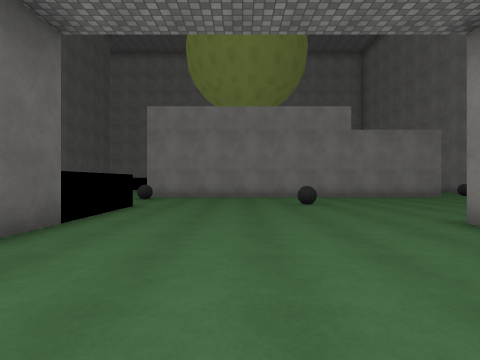
[1] (above)

16 first-person views from a walk through a scene from a Unity 3-D project. The camera is 1.3 m above the floor, looks level and sees 80° across. The floor is counted in squares, 2 m on a side. Each view is taken from the middle of a square. On the plan, view 1 faces up. The plan holds only what a view shows up to about 9 squares ahead; the rest is blank. The place goes on beyond the plan. The player is left out. Surface patterns are stand-ins for the level's own textures.

[2]
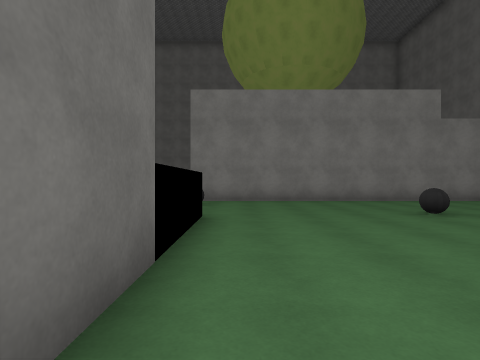

[3]
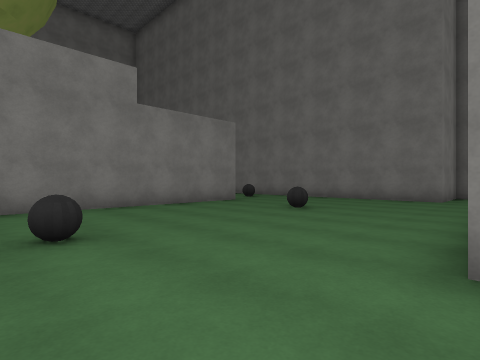

[4]
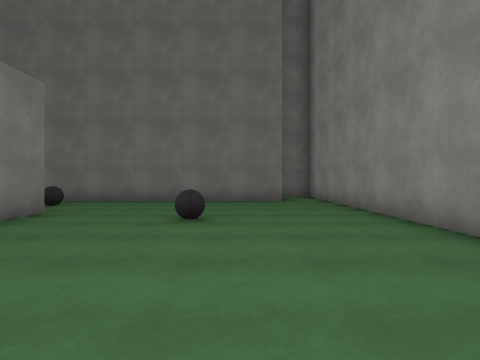

[5]
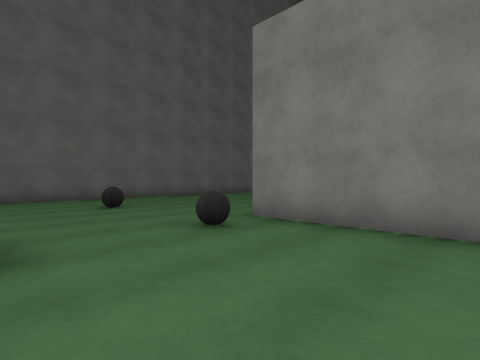

[6]
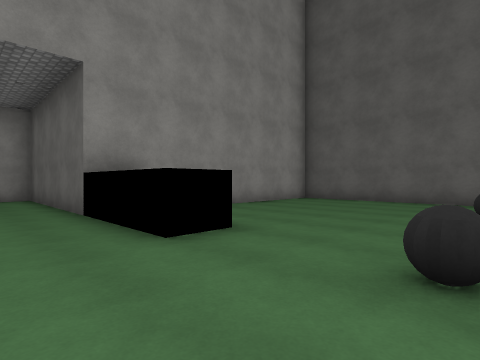

[7]
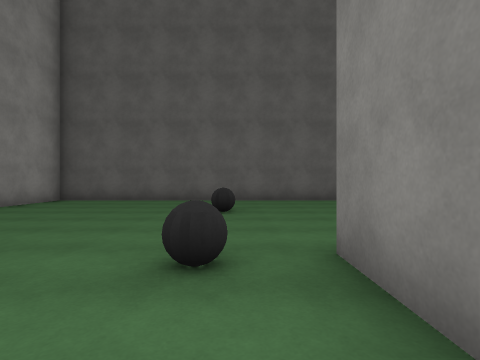

[8]
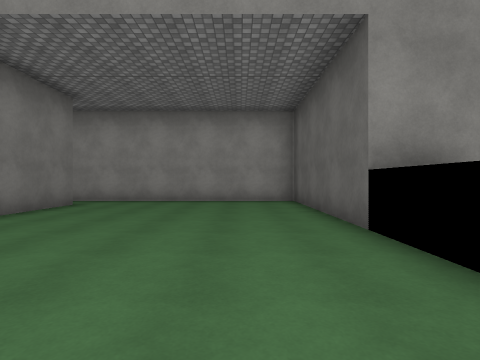

[9]
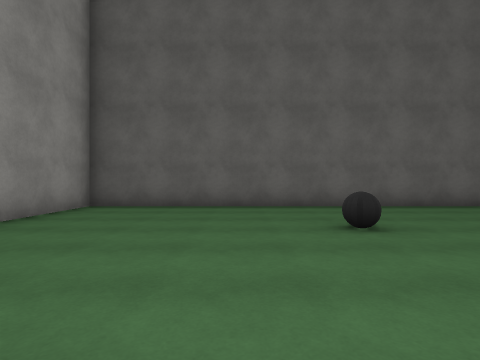

[10]
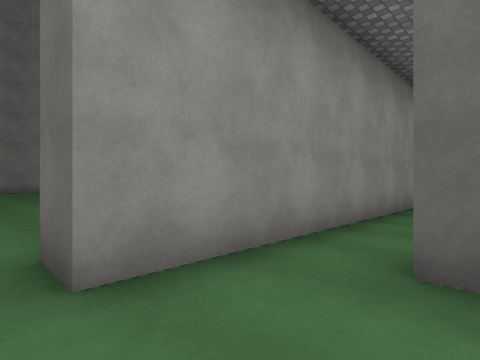

[11]
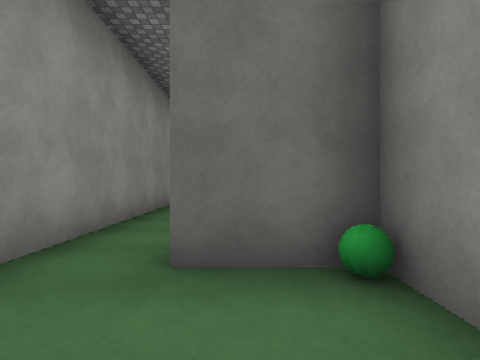

[12]
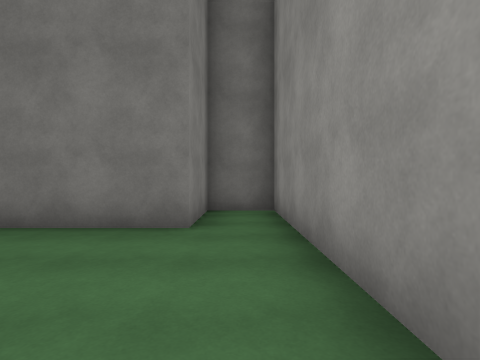

[13]
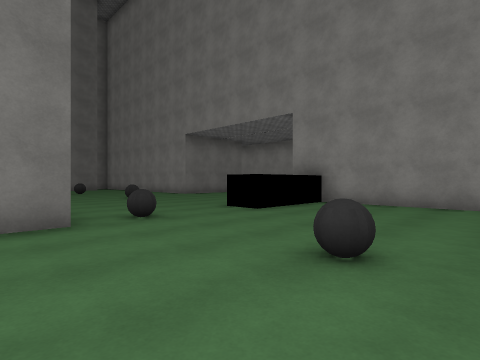

[14]
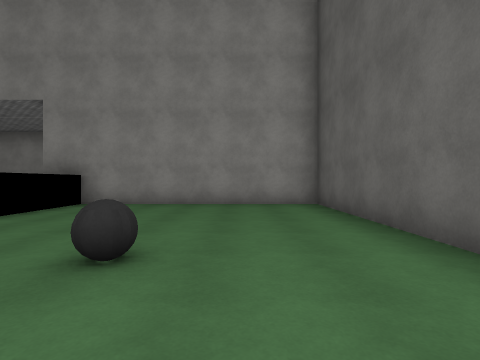

[15]
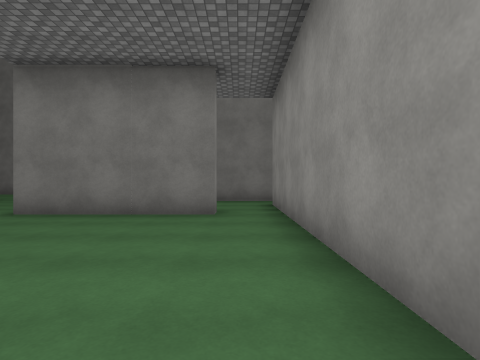

[16]
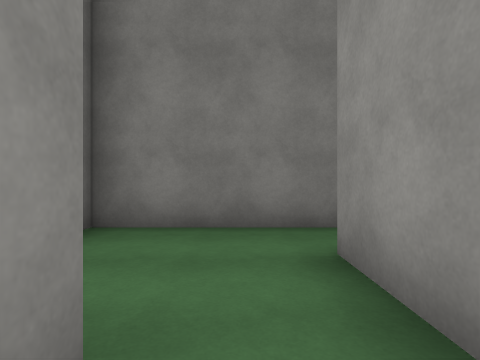

### Floor plan
Points are (right, up) in squares from view 1. A wall is a line through its corners. A room is listed if a view was taken in it or the views show most of it. See-through windows are left out.
Room 1 (views 1, 2, 3, 4, 5, 6, 7, 8, 9, 12, 13, 14, 15, 16)
walls: (-2.7, 7.2) (-2.7, -0.9) (3.5, -0.9); (5.2, 4.3) (13.1, 4.3) (13.1, 5.7) (10.9, 5.7) (10.9, 12.5); (-3.7, 4.2) (-3.7, 6.9); (3.4, 0.5) (3.4, 4.4); (7.8, 10.9) (-3.5, 10.9) (-3.5, 11.6); (-10.1, 12.5) (-10.1, 4.3) (-2.6, 4.3)
ways out: opening at (4, 0) to room 2
objects: ball (-7, 10); ball (-3, 10); ball (2, 8); green ball (4, 2); ball (7, 8); ball (9, 12)
Room 2 (views 10, 11)
walls: (3.5, -0.9) (5.5, -0.9); (3.9, 1.5) (3.9, 0.5) (3.4, 0.5); (6.9, -0.4) (6.9, 2.1)
ways out: opening at (4, 0) to room 1; opening at (6, -1)

Where each view was taken, in squares from view 1:
view 1: 0 up, 0 right, facing up
view 2: 2 up, 2 left, facing up
view 3: 4 up, 1 right, facing up-right
view 4: 7 up, 2 right, facing right
view 5: 7 up, 0 right, facing up-left
view 6: 10 up, 1 left, facing down-left
view 7: 10 up, 1 left, facing left
view 8: 8 up, 1 left, facing down
view 9: 8 up, 3 left, facing left
view 10: 1 up, 6 right, facing down-left
view 11: 1 up, 6 right, facing left
view 12: 5 up, 7 right, facing right
view 13: 12 up, 8 left, facing down-right
view 14: 12 up, 8 left, facing down
view 15: 0 up, 2 left, facing right
view 16: 0 up, 3 right, facing right
